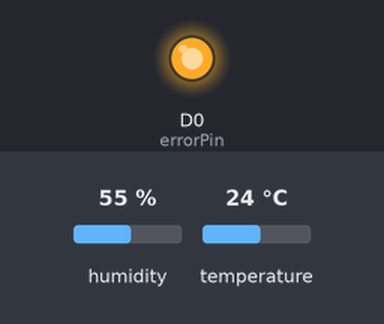
A sketch run on a simulated ESP8266 (NodeMCU). Parts: output pins drawn as LEDs (lit = HIGH). The test bench sets the inputs (shaded band); at power-on: humidity 55 %, temperature 24 °C. WiFi joins after 1.5 s; servers stay silent unless stated; a WiFi scan finds three made-up networks; uploads are accepted with an empty reply; what the sketch prints to the serial monitor is not drawn.

Above: at 0.1 s.
At 1.5 s:
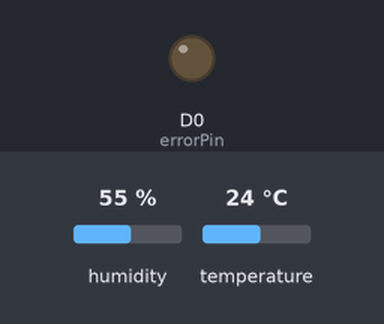
Timing chart, 0 to 3.0 s (numbered marks = the images above):
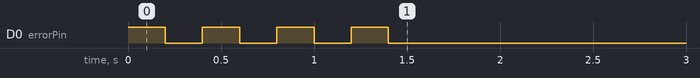

The sketch:

DropK.ino
```cpp
// Created by Ty Tower in June 11 2015
// Modified by GIE - Grupo de Innovación Educativa
/***********************************************************************
***********************************************************************
 *
 *           **********      **********     **********
 *           **********      **********     **********
 *           **                  **         **
 *           **                  **         **
 *           **   *****          **         **********
 *           **   *****          **         **********
 *           **      **          **         **
 *           **      **          **         **
 *           **********  **  ********** **  **********
 *           **********  **  ********** **  **********
 *               GRUPO DE INNOVACIÓN EDUCATIVA
************************************************************************
************************************************************************
                    ESTACIÓN METEOROLÓGICA
     ESTE PROYECTO HA SIDO REALIZADO PARA EL PROYECTO GLOBE - CLIMA
                        AGOSTO DE 2016
*/
//  Este código lee los datos de un sensor DHT22 y los envía a la web Ubidots.com
//  Para este programa, debemos tener creada previamente una cuenta en Ubidots.com

#include <DHT.h>
#include <ESP8266WiFi.h>

#define errorPin 16
#define DHTPIN D4 //conectamos el pin de datos del DHT22 en el pin D4
#define DHTTYPE DHT22

// Inicializamos el DHT22
DHT dht(DHTPIN, DHTTYPE);

// Definimos e inicializamos las constantes que vamos a usar
const int sleepTimeS = 20;  // Tiempo de reposo (en segundos) entre los envíos a Ubidots
long lastReadingTime = 0;
WiFiClient client;
char results[4];

// Después de crear una cuenta en Ubidots, necesitaremos configurar las variables donde
// guardaremos los datos. Para ello,
// necesitaremos sus "ID" que nos da el propio Ubidots
//De las siguientes ID, activaremos las que procedan dependiendo del sensor que estemos programando
String idvariable1 = "Variable 1 ID";
String idvariable2 = "Variable 2 ID";

// Además, necesitaremos el API token, que es el que se usa para impedir que otros usuarios
// de Ubidots publiquen sus datos en nuestras variables. Es decir, es el identificativo de nuestra cuenta
String token = "Token del device";

// También tendremos que poner los datos de nuestra red Wi-Fi
const char* ssid = "NombreSSID";    //Sustituir por el nombre de la red
const char* password = "PASSWORD";  //Sustituir por el password de la red

//////////////////////////////////////////////////////////////////////////////////
// Function Prototypes
void ubiSave_value(String, String);

// La función Setup se ejecuta una vez por el ESP8266 cuando se enciende o resetea
void setup()
{
  pinMode(errorPin, OUTPUT); // Establece el pin como salida para informar de su estado
  // mediante parpadeos del pin, podemos saber en qué lugar de la función setup estamos
  for (int i=0;i<4; i++)
  {
    digitalWrite(errorPin ,HIGH);
    delay(200);
    digitalWrite(errorPin ,LOW);
    delay(200);
  }

  // Inicia la comunicación serie (USB) que se utilizará para enviar mensajes de compilación
  // al ordenador
  Serial.begin(115200);

  // Comienza la comunicación con el DHT sensor
  dht.begin();
  // Colocamos un descanso mientras el sensor se inicia
  delay(10);

  // Mensajes indicando que está conectando a la red
  Serial.println();
  Serial.println();
  Serial.print("Buscando ");
  Serial.println(ssid);

  // Utiliza la función scanNetworks para buscar cualquier red disponible
  // Si no encuentra ninguna, hiberna
  int n = WiFi.scanNetworks();

  Serial.println("Búsqueda terminada");
  if (n == 0){
    Serial.println("No se han encontrado redes");
    Serial.println("Poniendo en reposo");
// ESP.deepSleep(sleepTimeS * 1000000);
  }

  // Si encuentra nuestra wifi, intenta la conexión
  WiFi.begin(ssid, password);

  // Hasta que la conexión no se logre, sigue intentándolo
  while (WiFi.status() != WL_CONNECTED) {
    delay(500);
    Serial.print(".");
  }

  // Cuando la conexión tiene éxito, lo comunica mediante mensaje al monitor serie
  Serial.println("");
  Serial.println("Wi-Fi conectada");

}

////////////////////////////////////////////////////////////////////////////////

void loop(){
  // Leemos la temperatura y humedad actuales provistas por el sensor
  float temp = dht.readTemperature();
  float hum = dht.readHumidity();

  // Llama a nuestra función ubiSave_value y pasa las medidas
  // a las correspondientes variables según sus ID de Ubidots
  ubiSave_value(String(idvariable1), String(temp));
  ubiSave_value(String(idvariable2), String(hum));

  // Envía información de estado al monitor serie
  Serial.println("ubidots data");
  Serial.println("temperatura: "+String(temp));
  Serial.println("humedad: "+String(hum));
  Serial.println("En reposo temporalmente!" );

  // El tiempo deepSleep time está definido en microsegundos. Multiplicamos los segundos por 1e6
  //ESP.deepSleep(sleepTimeS * 1000000);//

  // Esperamos un tiempo determinado para enviar nuevos datos y no saturar el programa
  delay(300000);  //Envía una medida cada 5 minutos
}

////////////////////////////////////////////////////////////////////////////////

// Agrupamos las medidas de temperatura y humedad para enviarlas a Ubidots
// dentro de la función ubiSave_value
void ubiSave_value(String idvariable, String value) {

  // Preparamos los valores que serán enviados a Ubidots y tomamos la longitud de la cadena
  // que va a ser enviada
  int num=0;
  String var = "{\"value\": " + String(value)+"}"; // Pasamos los datos a formato JSON
  num = var.length();

  // Si tenemos una conexión con éxito al API de Ubidots
  if (client.connect("things.ubidots.com", 80)) {
    Serial.println("Conectado a Ubidots");
    delay(100);

    // Cosntruimos el POST que vamos a publicar
    client.println("POST /api/v1.6/variables/"+idvariable+"/values HTTP/1.1");
    // También usamos el terminal serie para mostrar cómo queda esta información
    Serial.println("POST /api/v1.6/variables/"+idvariable+"/values HTTP/1.1");
    // Especificamos que el tipo de contenido coincida con el formato de datos (JSON)
    client.println("Content-Type: application/json");
    Serial.println("Content-Type: application/json");
    // Especificamos la longitud del contenido
    client.println("Content-Length: "+String(num));
    Serial.println("Content-Length: "+String(num));
    // Usamos nuestra propia API token para poder publicar los datos
    client.println("X-Auth-Token: "+token);
    Serial.println("X-Auth-Token: "+token);
    // Especificamos el host
    client.println("Host: things.ubidots.com\n");
    Serial.println("Host: things.ubidots.com\n");
    // Enviamos los datos
    client.print(var);
    Serial.print(var+"\n");
  }
  else {
    // Si no podemos establecer conexión con el servidor:
    Serial.println("La conexión a Ubidots ha fallado ");
  }
  // Si perdemos la conexión Wi-Fi
  if (!client.connected()) {
    Serial.println("No Conectado");
    Serial.println("desconectando ubidots.");
    client.stop();
    // no hacer nada más:
    for(;;);
  }
  // Si nuestra conexión a Ubidots is buena, leemos la respuesta de Ubidots
  // y la imprimos en nuestro Serial Monitor
  if (client.available()) {
    char c = client.read();
    Serial.print(c);
  }
}
```
